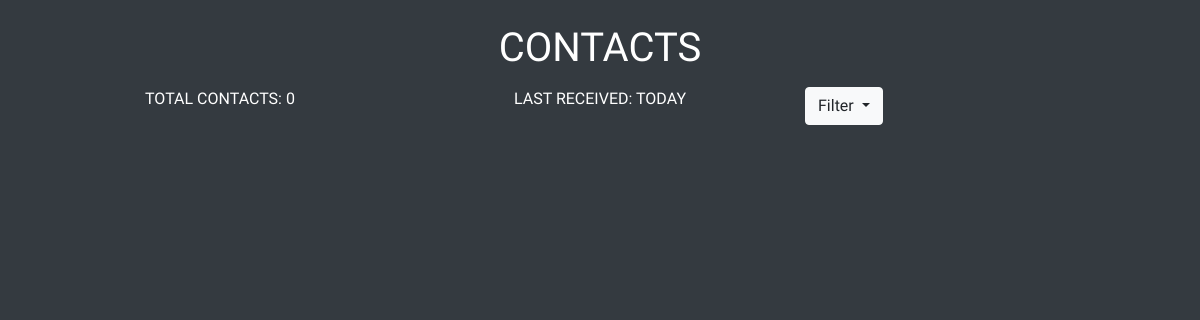
Before: /contacts with the older database file.
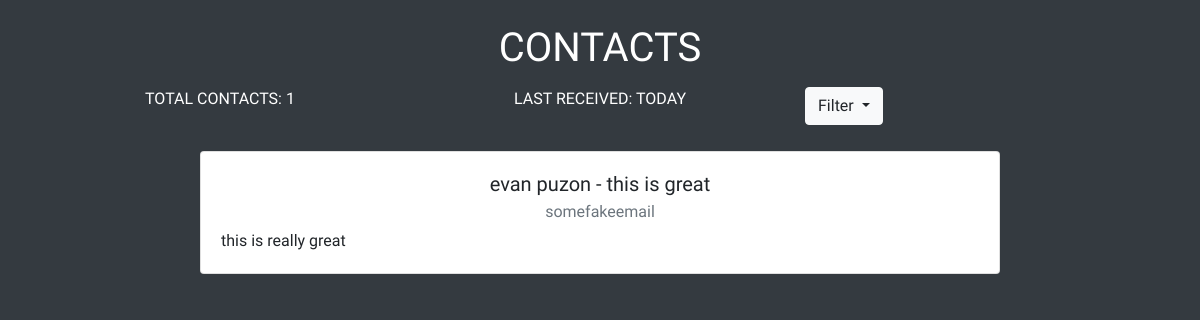
After: the same page with the newer database file.
### app.py (models this page shows)
class Contact(db.Model):
    id = db.Column(db.Integer, primary_key = True)
    name = db.Column(db.String(50), unique = True, index = True)
    email = db.Column(db.String(100), unique = True, index = True)
    subject = db.Column(db.String(50), unique = False, index = False)
    message = db.Column(db.String(300), unique = False, index = False)

### routes.py (the view)
@app.route('/contacts')
def contacts():
    contacts = Contact.query.all()
    return render_template(
        "contacts.html",
        contacts=contacts, totalcontacts=len(contacts),
    )

### templates/contacts.html (shortened to what this page needs)
{% extends "baseEmpty.html" %}
{% block content %}
    <div class="container-fluid mt-4">
        <h1 class="text-center text-uppercase font-weight-light text-white">Contacts</h1>
    </div>
    <div class="container">
        <div class="row">
            <div class="col-sm">
                <p class="text-white text-uppercase text-center">Total Contacts: {{ totalcontacts }}</p>
            </div>
            <div class="col-sm">
                <p class="text-white text-uppercase text-center">Last Received: Today</p>
            </div>
            <div class="col-sm">
                <div class="dropdown">
                    <button class="btn btn-light dropdown-toggle" type="button" id="dropdownMenuButton" data-toggle="dropdown" aria-haspopup="true" aria-expanded="false">
                      Filter
                    </button>
                  </div>
            </div>
        </div>
    </div>
    <div class="container w-100">
        {% for contact in contacts %}
        <div class="row">
            <div class="col">
                <div class="card mx-auto mt-4" style="width: 50rem;">
                    <div class="card-body">
                    <h5 class="card-title text-center">{{ contact.name }} - {{ contact.subject }}</h5>
                    <h6 class="card-subtitle mb-2 text-muted text-center">{{ contact.email }}</h6>
                    <p class="card-text">{{ contact.message }}</p>
                    </div>
                </div>
            </div>
        </div>
        {% endfor %}
    </div>
{% endblock %}

Changed rows visible on the page:
added Contact: name "evan puzon", subject "this is great", email "somefakeemail", message "this is really great"
Other visible differences:
{{ totalcontacts }}: "0" → "1"
